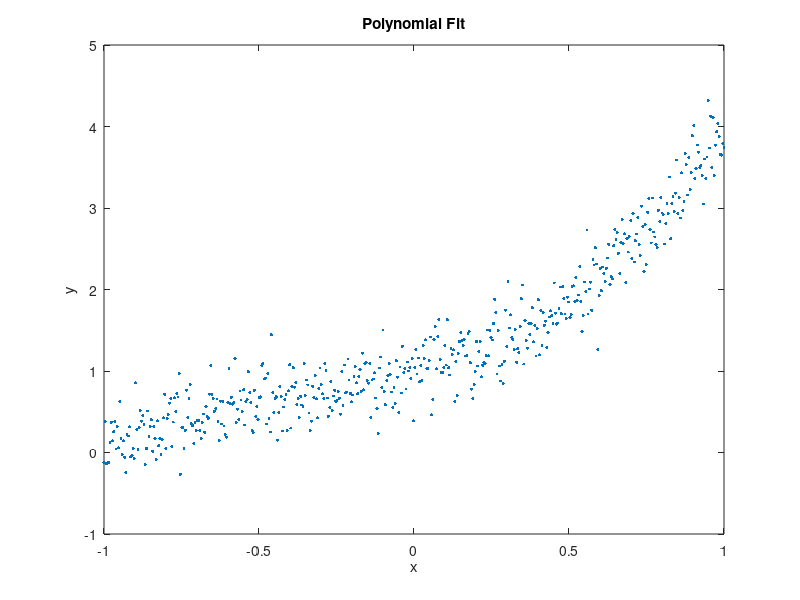

Here is the MATLAB script that generated this plot: (Note: this script raises an error after producing the figure.)
% Poly Fit
% HW 4 Pb 1d

clear
clc
close all

%% Plot of noisy data

load('test_lsq.mat')

figure, plot(x,ynoisy,'.','MarkerSize',7) 
xlabel('x'), ylabel('y'), title('Polynomial Fit')
hold on

%% Linear Fit
% Order of Poly Being Fitted
n = 1;

% Set up the Jacobian for an elimination fit to a line
J = cat(2,ones(length(x),1));
for i =  1 : n
    xi = x(:).^i;
    J = cat(2,J,xi);
end % for

M=J'*J;
yprime=J'*ynoisy(:);
[Mmod,ord]=Gauss_elim(M,yprime);
avec=backsub(Mmod(ord,:))

yfit = 0;
for i = 1 : n+1
    yfit = yfit + avec(i)*x.^(i-1);
end % for

KiSq1 = KiSq(ynoisy,yfit,sigmay,n)

plot(x,yfit,'--','LineWidth',4);

%% Quadratic Fit
% Order of Poly Being Fitted
n = 2;

% Set up the Jacobian for an elimination fit to a line
J = cat(2,ones(length(x),1));
for i =  1 : n
    xi = x(:).^i;
    J = cat(2,J,xi);
end % for

M=J'*J;
yprime=J'*ynoisy(:);
[Mmod,ord]=Gauss_elim(M,yprime);
avec=backsub(Mmod(ord,:))

yfit2 = 0;
for i = 1 : n+1
    yfit2 = yfit2 + avec(i)*x.^(i-1);
end % for

KiSq2 = KiSq(ynoisy,yfit2,sigmay,n)

plot(x,yfit2,'--','LineWidth',4);

%% Cubic Fit
% Order of Poly Being Fitted
n = 3;

% Set up the Jacobian for an elimination fit to a line
J = cat(2,ones(length(x),1));
for i =  1 : n
    xi = x(:).^i;
    J = cat(2,J,xi);
end % for

M=J'*J;
yprime=J'*ynoisy(:);
[Mmod,ord]=Gauss_elim(M,yprime);
avec=backsub(Mmod(ord,:))

yfit3 = 0;
for i = 1 : n+1
    yfit3 = yfit3 + avec(i)*x.^(i-1);
end % for

KiSq3 = KiSq(ynoisy,yfit3,sigmay,n)

plot(x,yfit3,'--','LineWidth',4);

legend('Data Set','Linear Fit','Quadratic Fit','Cubic Fit');
hold off

figure, plot(x,polyval(avec,x)-ynoisy)
figure, hist(polyval(avec,x)-ynoisy,512)
